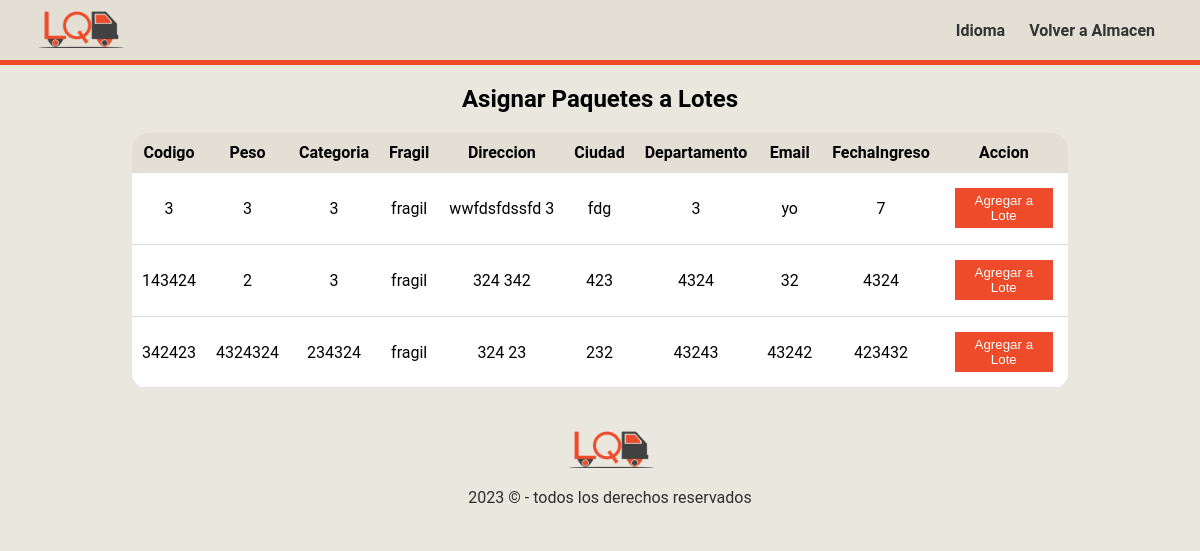
The page /api/almacen/views/vistaAsignarPaquete.php (signed in) on the database its author committed.
### tables this page shows
CREATE TABLE `paquetes` (
  `codigo` int(30) NOT NULL,
  `peso` varchar(30) DEFAULT NULL,
  `categoria` varchar(30) DEFAULT NULL,
  `fragil` varchar(30) DEFAULT NULL,
  `calle` varchar(30) NOT NULL,
  `numero` varchar(30) NOT NULL,
  `ciudad` varchar(30) NOT NULL,
  `departamento` varchar(30) NOT NULL,
  `emailDestino` varchar(30) DEFAULT NULL,
  `telDestino` int(30) NOT NULL,
  `fechaIngreso` int(30) DEFAULT NULL,
  `estado` varchar(1) DEFAULT NULL,
  `idLote` int(11) DEFAULT NULL,
  `matricula` varchar(30) DEFAULT NULL
);

### api/almacen/models/modelo.php (called while the page is built, shortened)
<?php
class Modelo {
    private $conexion;
    public function __construct() {
        $this->conexion = new mysqli("localhost", "root", "", "logiq");
    }
    public function obtenerPaquetes()
    {
        $instruccion = "SELECT * FROM paquetes";
        $resultado = $this->conexion->query($instruccion);
        $paquetes = array();
        while ($fila = $resultado->fetch_assoc()) {
            $paquetes[] = array(
                "codigo" => $fila["codigo"],
                "peso" => $fila["peso"],
                "departamento" => $fila["departamento"],
                "idLote" => $fila["idLote"],
                "matricula" => $fila["matricula"],
                "numero" => $fila["numero"],
                "calle" => $fila["calle"],
                "categoria" => $fila["categoria"],
                "fechaIngreso"=>$fila["fechaIngreso"],
                "fragil"=>$fila["fragil"],
                "ciudad"=>$fila["ciudad"],
                "emailDestino"=>$fila["emailDestino"]
            );
        }
        return json_encode($paquetes);
    }
}
?>

### api/almacen/controllers/controlador.php (called while the page is built, shortened)
<?php
include(__DIR__ . '/../models/modelo.php');
class Controlador
{
    private $modelo;
    public function __construct()
    {
        $this->modelo = new Modelo();
    }
    public function obtenerPaquetes()
    {
        $paquetesJson = $this->modelo->obtenerPaquetes();
        return $paquetesJson;
    }
}
?>

### api/almacen/views/vistaAsignarPaquete.php (the view, shortened to what this page needs)
<!DOCTYPE html>
<html>
<head>
    <link rel="stylesheet" href="styles.css">
</head>
<body>
<header>
    <div class="logo">
      <a href="../../../index.php"><img src="../../../img/logo.png" alt="Logo"></a>
    </div>
    <nav class="primer-menu">
      <ul>
        <li><a href="#">Idioma</a></li>
        <li><a href="../../../paginas/almacen.php">Volver a Almacen</a></li>
      </ul>
    </nav>
  </header>
  <div class="header-line"></div>
    <h1>Asignar Paquetes a Lotes</h1>
    <div id="table-container">
    <table>
    <tr>
                    <th>Codigo</th>
                    <th>Peso</th>
                    <th>Categoria</th>
                    <th>Fragil</th>
                    <th>Direccion</th>
                    <th>Ciudad</th>
                    <th>Departamento</th>
                    <th>Email</th>
                    <th>FechaIngreso</th>
                    <th>Accion</th>
                </tr>
    <?php
    include(__DIR__ . '/../controllers/controlador.php');
    $controlador = new Controlador();
    $paquetesJSON = $controlador->obtenerPaquetes();
    $paquetes = json_decode($paquetesJSON, true);
    foreach ($paquetes as $paquete) {
        if ($paquete['idLote'] === null) {
            echo "<tr id='fila-paquete-{$paquete['codigo']}'>";
            echo "<td>{$paquete['codigo']}</td>";
            echo "<td>{$paquete['peso']}</td>";
            echo "<td>{$paquete['categoria']}</td>";
            echo "<td>{$paquete['fragil']}</td>";
            echo "<td>{$paquete['calle']} {$paquete['numero']}</td>";
            echo "<td>{$paquete['ciudad']}</td>";
            echo "<td>{$paquete['departamento']}</td>";
            echo "<td>{$paquete['emailDestino']}</td>";
            echo "<td>{$paquete['fechaIngreso']}</td>";
            echo "<td><button onclick=\"mostrarLotes('{$paquete['codigo']}')\">Agregar a Lote</button></td>";
            echo "</tr>";
        }
    }
    echo "</table>";
    ?>
    </div>
    <footer class="footer">
<div class="footer-container">
<div class="logo">
      <img src="../../../img/logo.png">
    <p>2023 © - todos los derechos reservados</p>
</div>
</div>
</footer>
</body>
</html>

### api/almacen/views/styles.css (style rules this page uses)
body { font-family: 'Roboto', sans-serif; background-color: #eae7de; margin: 0; padding: 0; display: flex; flex-direction: column; min-height: 100vh; }
header { background-color: #e3dfd4; height: 40px; padding: 10px; justify-content: space-between; display: flex; align-items: center; }
.header-line { height: 5px; background-color: #ee4b2a; margin-top: 0; }
.logo { margin-left: 20px; float: left; }
.logo img { height: 40px; }
.primer-menu { float: right; }
.primer-menu ul { list-style: none; margin-right: 30px; }
.primer-menu ul li { display: inline-block; margin-left: 10px; }
.primer-menu ul li a { font-weight: bold; text-decoration: none; color: #333; padding: 5px; border-radius: 5px; transition: background-color 0.4s ease; }
h1 { font-size: 24px; text-align: center; margin: 20px 0; }
#table-container { margin: 0 auto; text-align: center; flex-direction: column; display: flex; border-radius: 15px; max-width:fit-content; margin-bottom: 20px; overflow:auto; max-height: 550px; }
table { width: 100%; margin: auto; border-collapse:collapse; background-color: #fff; padding-top: 5px; max-height: 550px; box-shadow: 0 0 10px rgba(0, 0, 0, 0.1 ); }
table th, table td { padding: 10px; text-align: center; border-bottom: 1px solid #ddd; }
table th { background-color: #e3dfd4; }
button { background-color: #ee4b2a; color: #fff; border: none; padding: 5px 10px; margin: 5%; cursor: pointer; transition: background-color 0.3s ease; }
.footer { margin-top: 20px; margin-right: 0; margin-left: 0; width: 100%; background-color: #eae7de; color: #2e2e2e; text-align: center; }
.footer-container { display: flex; align-items: center; flex-direction: column; justify-content: center; }
.footer-container .logo img { height: 40px; }

### rows shown on the page
paquetes: codigo "3", peso "3", categoria "3", fragil "fragil", calle "wwfdsfdssfd", numero "3", ciudad "fdg", departamento "3", emailDestino "yo", fechaIngreso "7"
paquetes: codigo "143424", peso "2", categoria "3", fragil "fragil", calle "324", numero "342", ciudad "423", departamento "4324", emailDestino "32", fechaIngreso "4324"
paquetes: codigo "342423", peso "4324324", categoria "234324", fragil "fragil", calle "324", numero "23", ciudad "232", departamento "43243", emailDestino "43242", fechaIngreso "423432"
